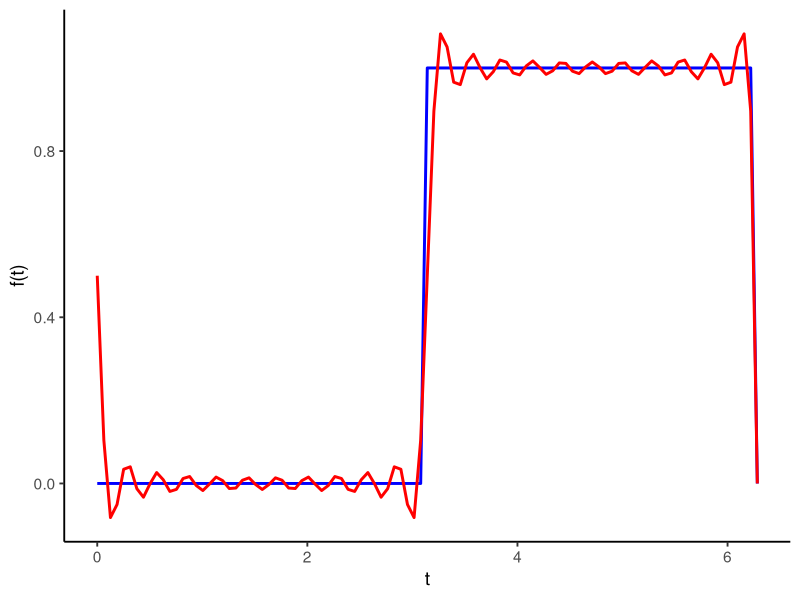
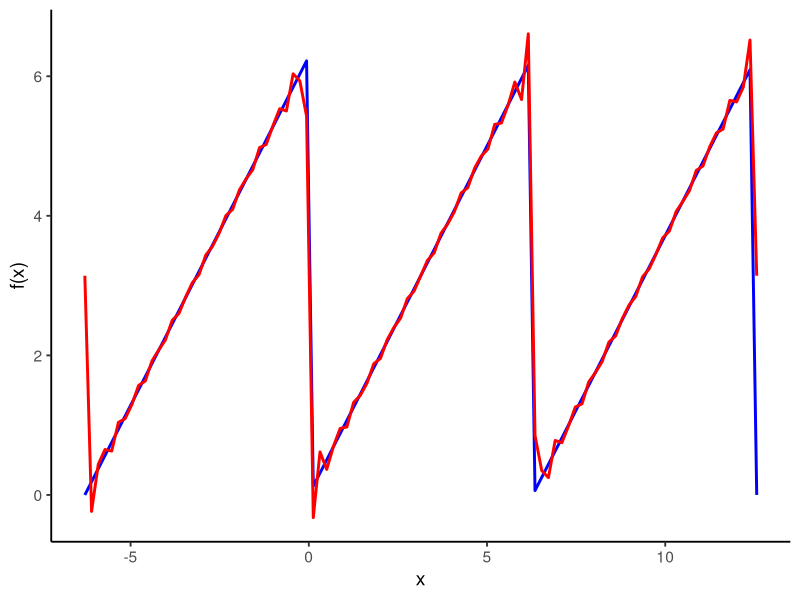
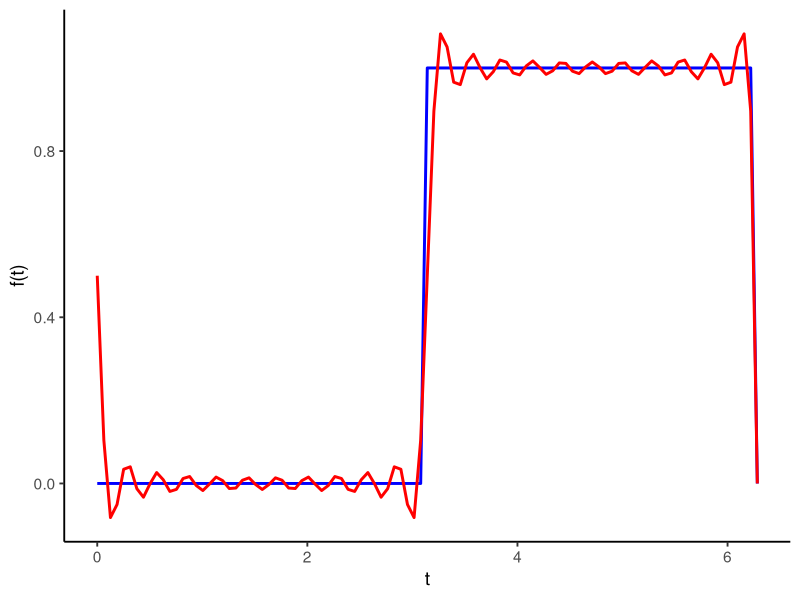
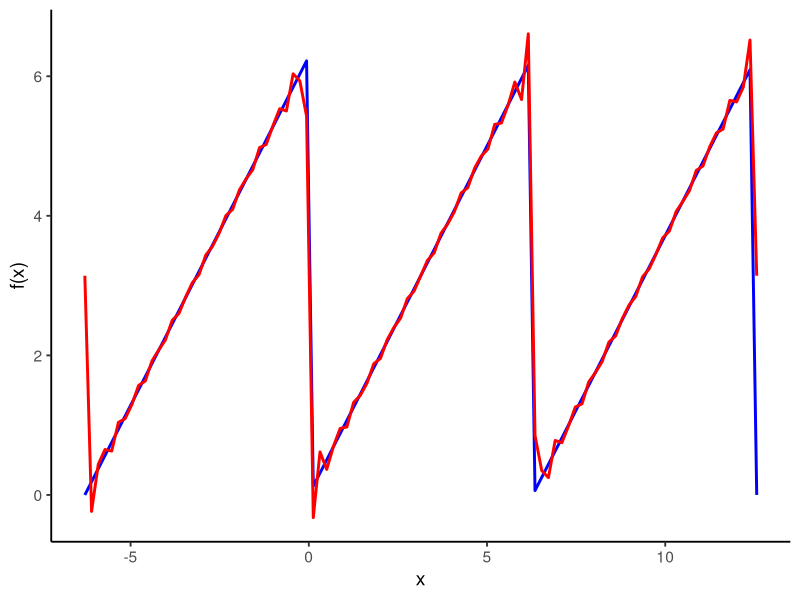

The R script that drew these images, in order:
## ---- chunk 1
knitr::opts_chunk$set(echo = TRUE)
library(tidyverse)
library(svglite)
## ---- chunk 2
f = function(x) ifelse(x > pi & x < 2*pi, 1, 0)
terms = 10
fourier = function(x) {
  if(x < 0 || x > 2*pi*0.999) return(0)
  coef_odd = seq(1,2*terms+1,2)
  sum_val = sum(sapply(coef_odd, function(q) 1/q*sin(q*x)))
  return(0.5 - 2/pi*sum_val)
}

leyenda_fourier = paste0("Serie de Fourier (", terms, " términos)")

# Crear gráfico con tema clásico
p <- ggplot(data=tibble(x=c(0, 2*pi)), aes(x=x)) +
  stat_function(fun = f, colour = "blue", linewidth = 1) +
  stat_function(fun = Vectorize(fourier), colour = "red", linewidth = 1) +
  labs(x = "t", y = "f(t)") +
  theme_classic(base_size = 14)  # Fondo blanco, solo ejes

# Guardar en PDF
ggsave("4-1-8.pdf", plot = p, width = 7, height = 5)
p
## ---- chunk 3
# Dominio
x <- seq(-2*pi, 4*pi, length.out = 2000)

# Número de términos
terms <- 20

# Función original periódica
f_per <- function(x) {
  x %% (2*pi)
}

# Serie de Fourier (vectorizada correctamente)
fourier <- function(x) {
  x <- x %% (2*pi)
  sapply(x, function(xx) {
    n <- 1:terms
    pi - 2 * sum(sin(n * xx) / n)
  })
}

# Gráfica
p <- ggplot(tibble(x = x), aes(x = x)) +
  stat_function(fun = f_per,
                color = "blue",
                linewidth = 1) +
  stat_function(fun = fourier,
                color = "red",
                linewidth = 1) +
  labs(
    x = "x",
    y = "f(x)"
  ) +
  theme_classic(base_size = 14)

# Guardar y mostrar
ggsave("fourier_diente_sierra.pdf", plot = p, width = 7, height = 5)
p
